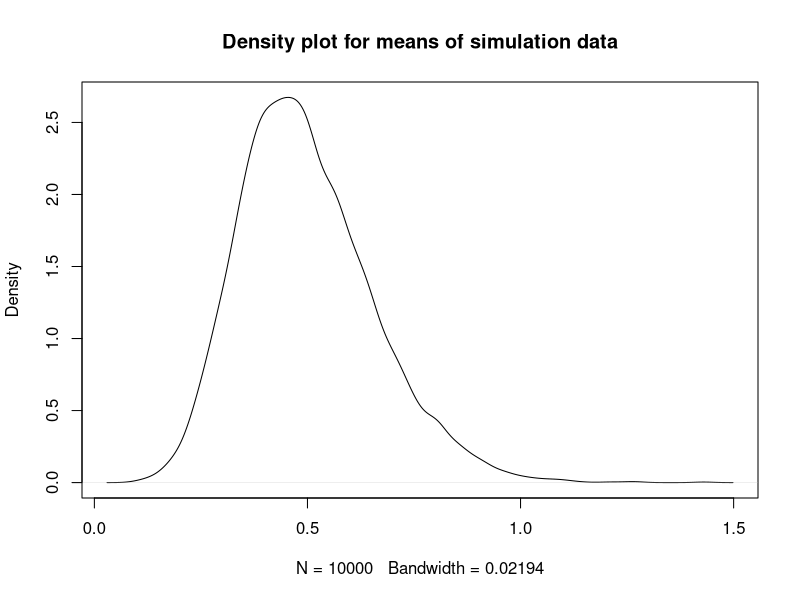
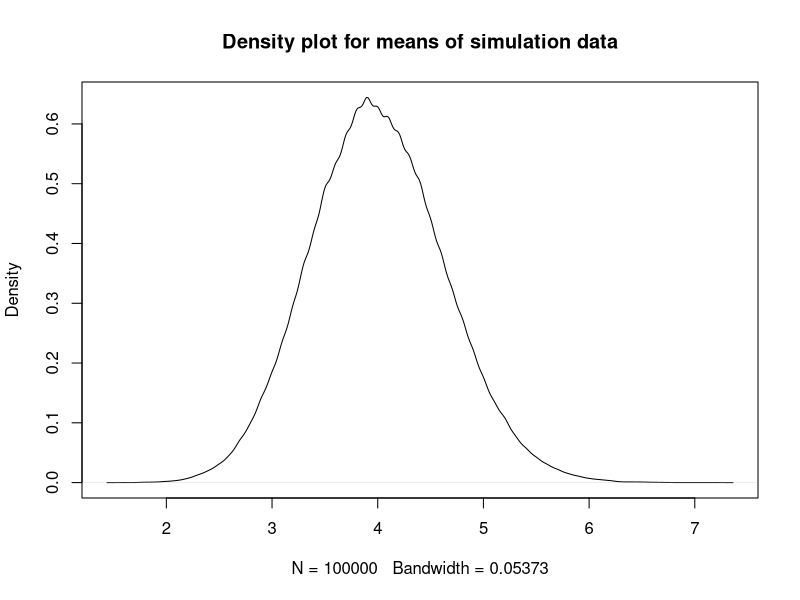

The R source for these figures, in order:
# Simulation to show sample mean is an unbiased estimator for population mean

# Ques: When X1, X2,..., X10 is a random sample from an exponential random variable with rate 2.

exp_sample <- rexp(10,2)
exp_sample_mean <- mean(sample)
exp_sample_mean
simu_data_exp <- replicate(10000,{
  sample1 = rexp(10,2)
  mean(sample1)
})
mean(simu_data_exp)
plot(density(simu_data_exp), main = "Density plot for means of simulation data")


# Ques: When X1, X2,..., X10 is a random sample from an poisson random variable with lambda 4.

poisson_sample <- rpois(10,4)
poisson_mean <- mean(poisson_sample)

simu_data_poisson <- replicate(100000,{
  rpois(10,4)
  mean(rpois(10,4))
})
mean(simu_data_poisson)

plot(density(simu_data_poisson), main = "Density plot for means of simulation data")
